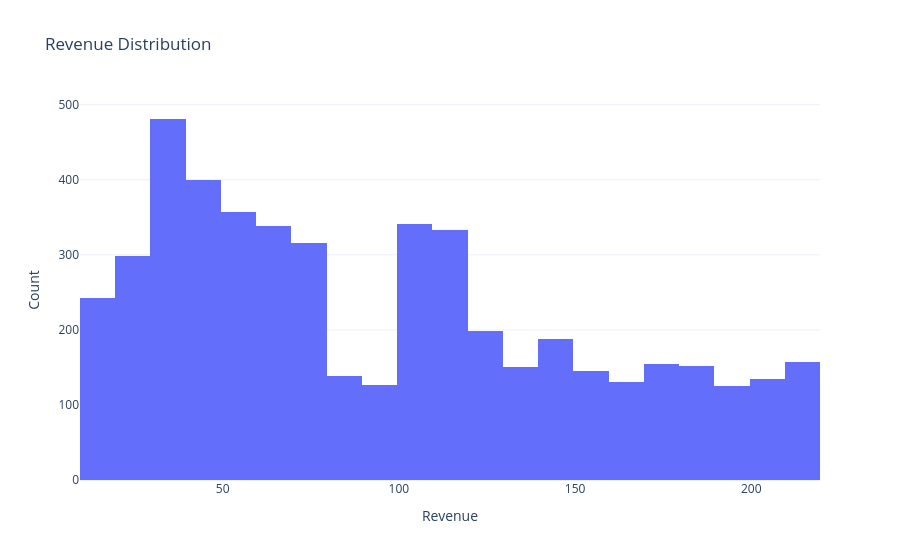

Write notebook code for a chart like this one.
### Code cell
fig = px.histogram(data_frame=df_order,
             x = 'revenue',
             title = 'Revenue Distribution',
             nbins = 40
             )
fig.update_layout(
    xaxis_title = 'Revenue',
    yaxis_title = 'Count'
)
fig.show()

### Figure 1 — Plotly figure (JSON) as saved in the notebook; plotly's stock layout.template omitted (floating-point values rounded to 4 significant figures; data arrays with more than 128 entries replaced by an {"elided": "..."} marker saying what was removed)
{"data": [{"bingroup": "x", "hovertemplate": "revenue=%{x}<br>count=%{y}<extra></extra>", "legendgroup": "", "marker": {"color": "#636efa", "pattern": {"shape": ""}}, "name": "", "nbinsx": 40, "orientation": "v", "showlegend": false, "type": "histogram", "x": {"elided": "4906 int values"}, "xaxis": "x", "yaxis": "y"}], "layout": {"barmode": "relative", "legend": {"tracegroupgap": 0}, "title": {"text": "Revenue Distribution"}, "xaxis": {"anchor": "y", "domain": [0, 1], "title": {"text": "Revenue"}}, "yaxis": {"anchor": "x", "domain": [0, 1], "title": {"text": "Count"}}}}
